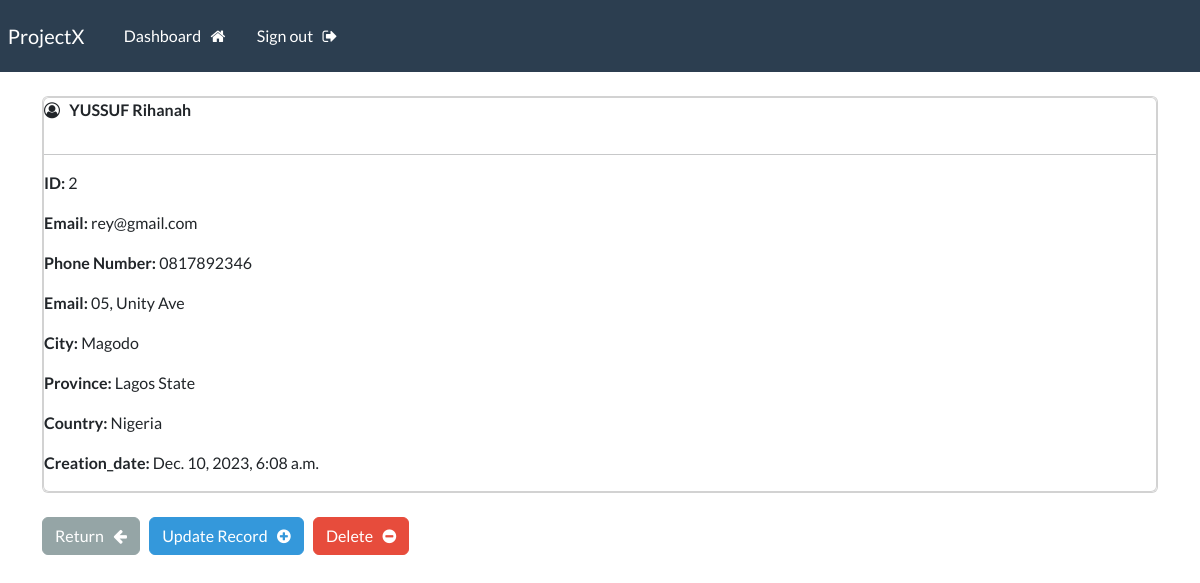
The page /record/2 (signed in) on the database its author committed.
### board/models.py (models this page shows, shortened)
class Record(models.Model):
    creation_date = models.DateTimeField(auto_now_add=True)
    first_name = models.CharField(max_length=100)
    last_name = models.CharField(max_length=100)
    email = models.CharField(max_length=255)
    phone = models.CharField(max_length=20)
    address = models.CharField(max_length=300)
    city = models.CharField(max_length=100)
    province = models.CharField(max_length=200)
    country = models.CharField(max_length=125)

### board/views.py (the view)
# urls.py: path('record/<int:pk>', views.singular_record, name='record'),
@login_required(login_url='my_login')
def singular_record(request, pk):
    all_records = Record.objects.get(id=pk)
    context = {'record': all_records}
    return render(request, 'webapp/view-record.html', context=context)

### board/templates/webapp/view-record.html (shortened to what this page needs)
{% extends 'webapp/base.html' %}
{% block content %}
    <div class="card">
        <div class="card body">
            <p>
                <i class="fa fa-user-circle-o" aria-hidden="true"></i> &nbsp;
                <strong>
                {{record.last_name|upper}}
                {{record.first_name}}
                </strong>
            </p>
            <hr>
            <p> <strong> ID: </strong>{{record.id}}</p>
            <p> <strong> Email: </strong>{{record.email}}</p>
            <p> <strong> Phone Number: </strong>{{record.phone}}</p>
            <p> <strong> Email: </strong>{{record.address}}</p>
            <p> <strong> City: </strong>{{record.city}}</p>
            <p> <strong> Province: </strong>{{record.province}}</p>
            <p> <strong> Country: </strong>{{record.country}}</p>
            <p> <strong> Creation_date: </strong>{{record.creation_date}}</p>
        </div>
    </div>
    <br>
    <a href="{% url 'dashboard' %}" class="btn btn-secondary"> Return &nbsp; <i class="fa fa-arrow-left" aria-hidden="true"></i></a>
    <a href="{% url 'update_record' record.id %}" class="btn btn-info"> Update Record &nbsp; <i class="fa fa-plus-circle" aria-hidden="true"></i></a>
    <a href="{% url 'delete_record'  record.id%}" class="btn btn-danger"> Delete &nbsp; <i class="fa fa-minus-circle" aria-hidden="true"></i></a>
{% endblock %}

### rows shown on the page
Record: last_name "YUSSUF", first_name "Rihanah", id "2", email "rey@gmail.com", phone "0817892346", address "05, Unity Ave", city "Magodo", province "Lagos State", country "Nigeria", creation_date "Dec. 10, 2023, 6:08 a.m."
